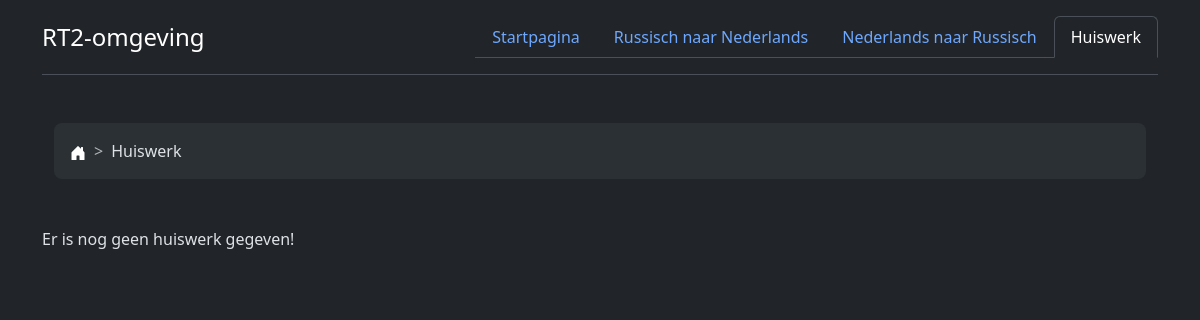
The app's page /huiswerk/, older data.
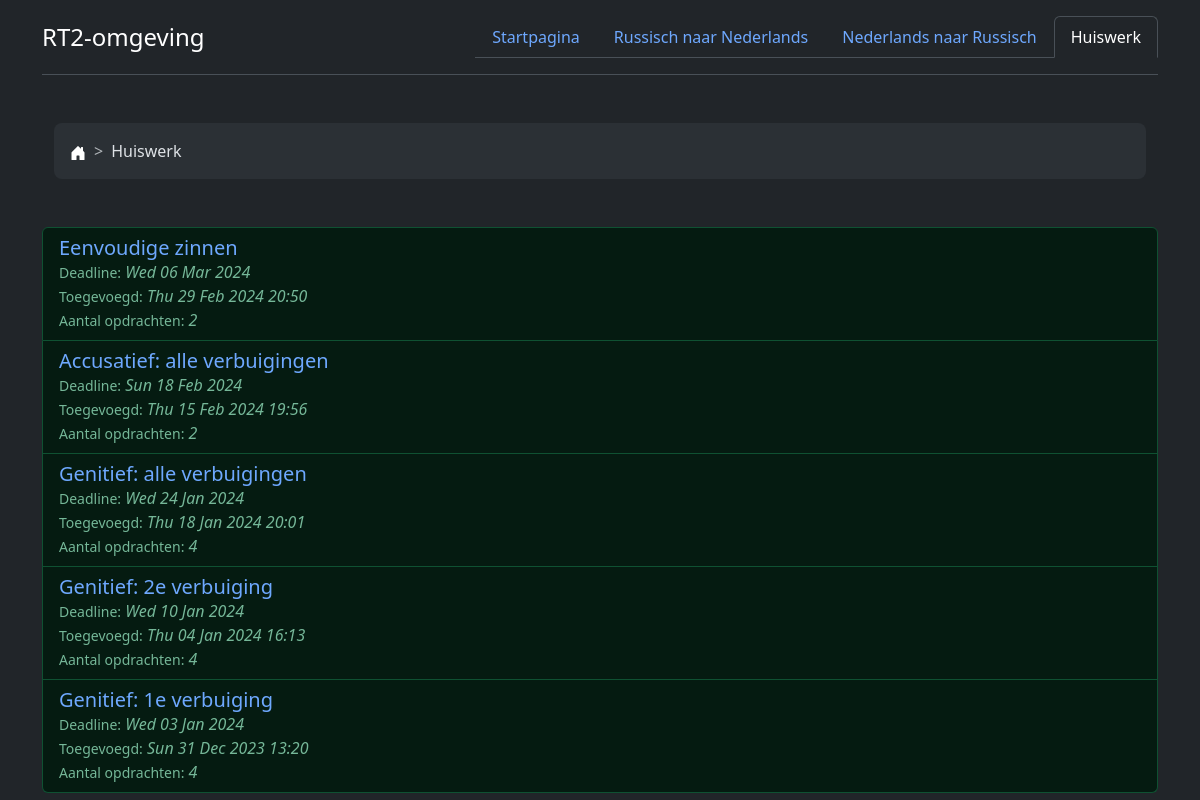
The same page, newer data.
### Vocabulaire/models.py (models this page shows, shortened)
class Homework(models.Model):
    created = models.DateTimeField(null=True, blank=True)
    visible = models.BooleanField(default=False)
    deadline = models.DateField()
    topic = models.CharField(max_length=200)
    done = models.BooleanField()
    def __str__(self):
        return self.topic

class Task(models.Model):
    homework = models.ForeignKey(Homework, on_delete=models.CASCADE)
    description = models.TextField()
    content = RichTextField()

### Vocabulaire/views.py (the view)
# urls.py: path("huiswerk/", views.homework, name='homework'),
def homework(request):
    homeworks = Homework.objects.filter(visible=True).order_by('-deadline')
    today = date.today()
    breadcrumb = ['homework']
    breadcrumb_names = [unquote(page)
                        for page in reverse('homework').strip("/").split("/")]
    context = {
        'homeworks': homeworks,
        'breadcrumb': list(zip(breadcrumb, breadcrumb_names)),
        'today': today,
    }
    return render(request, "Vocabulaire/homework.html", context)

### templates/Vocabulaire/homework.html (shortened to what this page needs)
{% extends 'Vocabulaire/base.html' %}
{% block content %}
  <ul class="list-group">
    {% for homework in homeworks %}
      <li class="list-group-item{% if homework.done %} list-group-item-success{% elif homework.deadline < today %} list-group-item-warning{% endif %}">
          <div class="card-body">
            <a href="{% url 'tasks' homework.id %}"><h5 class="card-title">{{ homework|capfirst }}</h5></a>
              <small>Deadline:</small> <i>{{ homework.deadline|date:"D d M Y" }}</i><br>
              <small>Toegevoegd:</small> <i>{{ homework.created|date:"D d M Y" }} {{ homework.created|time:"H:i" }}</i><br>
              <small>Aantal opdrachten:</small> <i>{{ homework.task_set.all|length }}</i><br>
          </div>
      </li>
    {% empty %}
      Er is nog geen huiswerk gegeven!
    {% endfor %}
  </ul>
{% endblock %}

Row changes from the older to the newer data that the page shows:
added Homework: topic "Eenvoudige zinnen", deadline "Wed 06 Mar 2024", created "Thu 29 Feb 2024", created "20:50", task_set.all|length "2"
added Homework: topic "Accusatief: alle verbuigingen", deadline "Sun 18 Feb 2024", created "Thu 15 Feb 2024", created "19:56", task_set.all|length "2"
now on this page (row edited): Homework: topic "Genitief: alle verbuigingen", deadline "Wed 24 Jan 2024", created "Thu 18 Jan 2024", created "20:01", task_set.all|length "4"
now on this page (row edited): Homework: topic "Genitief: 2e verbuiging", deadline "Wed 10 Jan 2024", created "Thu 04 Jan 2024", created "16:13", task_set.all|length "4"
now on this page (row edited): Homework: topic "Genitief: 1e verbuiging", deadline "Wed 03 Jan 2024", created "Sun 31 Dec 2023", created "13:20", task_set.all|length "4"
Text that changed along with them:
text no longer shown: "Er is nog geen huiswerk gegeven!"
